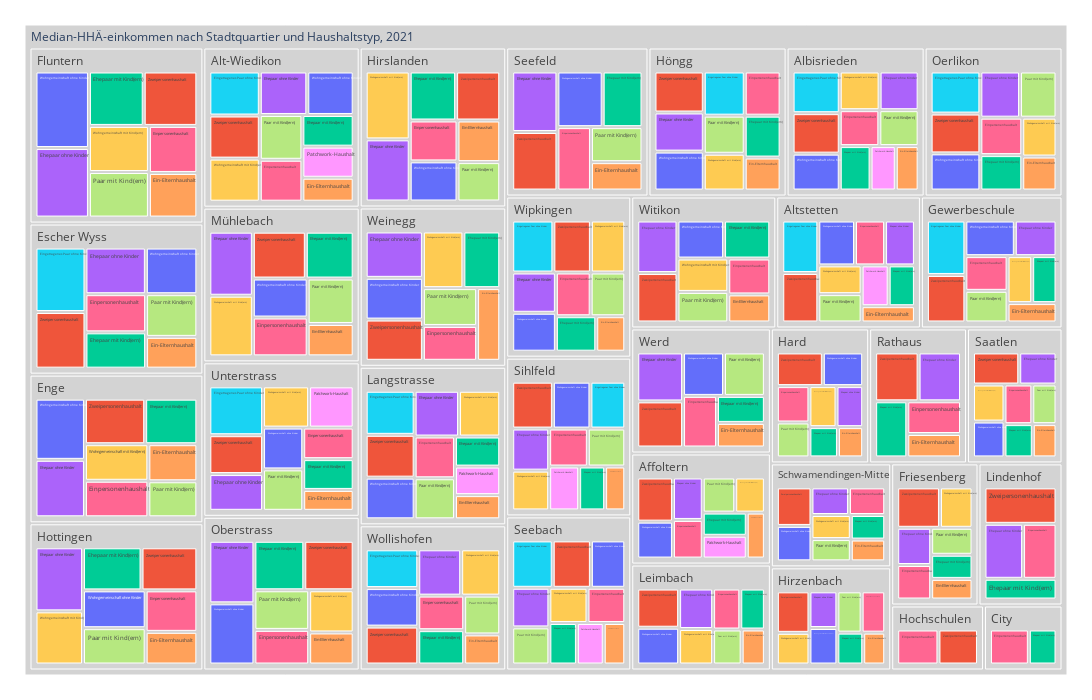

The notebook cell this image was saved under:
### Code cell
treeMap1 = mypy_dv.plot_px_treemap(
    data=myTM.reset_index()
    ,levels=["RAUM_LANG", "HTY_LANG"]
    ,values="med_HAE75"
    ,color="HTY_LANG"
    ,myHeaderTitle="Median-HHÄ-einkommen nach Stadtquartier und Haushaltstyp, "+data_max_date
    ,color_discrete_map={'(?)':'lightgrey', 'Wohnen':'lightblue'}                
    #,margin_val_bottom=25
)
treeMap1

### Figure 1 — Plotly figure (JSON) as saved in the notebook; plotly's stock layout.template omitted (floating-point values rounded to 4 significant figures; data arrays with more than 128 entries replaced by an {"elided": "..."} marker saying what was removed)
{"data": [{"branchvalues": "total", "customdata": {"elided": "305x1 str values"}, "domain": {"x": [0, 1], "y": [0, 1]}, "hovertemplate": "%{label}<br><br>Anzahl:<br>%{value}<extra></extra>", "ids": {"elided": "305 str values"}, "labels": {"elided": "305 str values"}, "marker": {"colors": {"elided": "305 str values"}}, "name": "", "parents": {"elided": "305 str values"}, "root": {"color": "grey"}, "type": "treemap", "values": {"elided": "305 float values"}}], "layout": {"height": 700, "legend": {"tracegroupgap": 0}, "margin": {"b": 25, "l": 25, "r": 25, "t": 25}, "width": 1100}}
